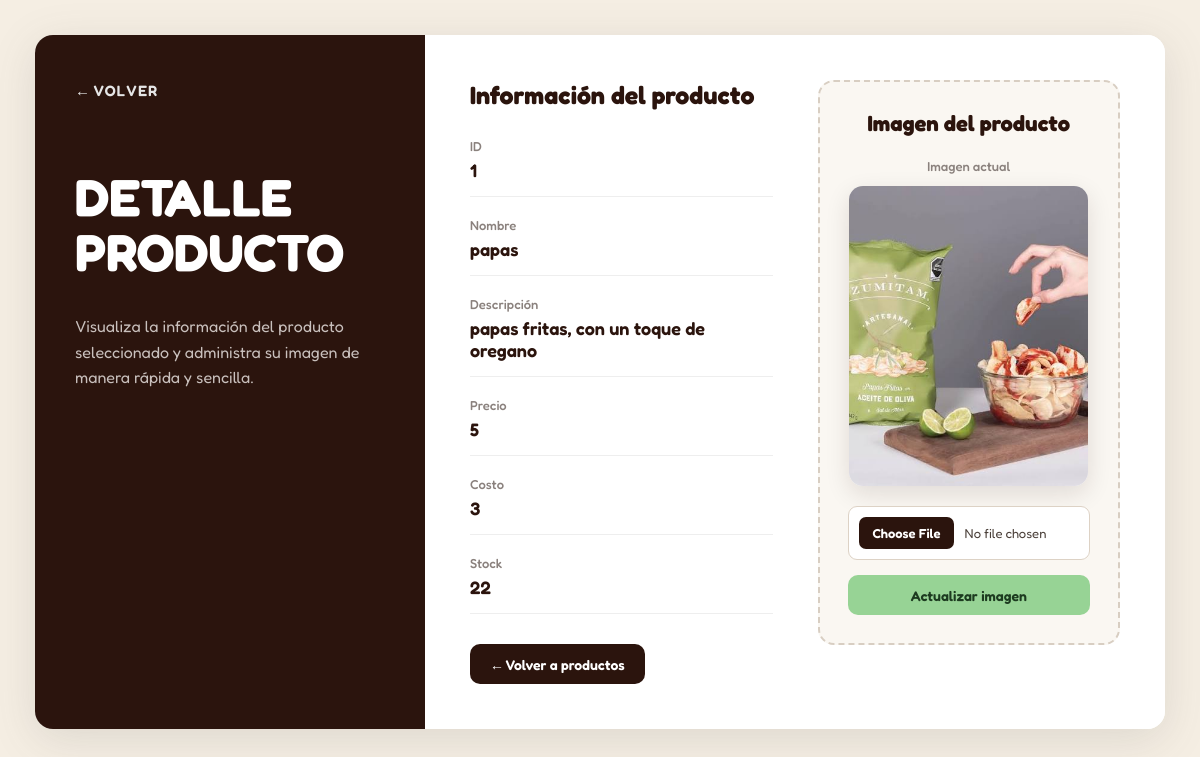
/Productos/leerproducto.php?id=1, run on the app's committed database.
### tables this page shows
CREATE TABLE IF NOT EXISTS `productos` (
  `id` INT NOT NULL AUTO_INCREMENT,
  `nombre` VARCHAR(45) NULL,
  `descripcion` VARCHAR(45) NULL,
  `precio` INT NULL,
  `costo` INT NULL,
  `stock` INT NULL,
  PRIMARY KEY (`id`));

### Productos/leerproducto.php (the view, shortened to what this page needs)
<?php
$conexion = new mysqli("localhost", "root", "", "organiczoneBD");
$id = intval($_GET['id']);
$sql = "SELECT * FROM productos WHERE id = $id";
$resultado = $conexion->query($sql);
if ($resultado->num_rows > 0) {
    $fila = $resultado->fetch_assoc();
} else {
    die("Producto no encontrado");
}
?>
<!DOCTYPE html>
<html lang="es">
<head>
</head>
<body>
<section class="principal-grid">
    <section class="section-negro">
        <nav class="nav-inner">
            <a href="leerproductos.php">
                ← VOLVER
            </a>
        </nav>
        <h1 class="contrato-titulo">
            DETALLE<br>
            PRODUCTO
        </h1>
        <p class="desc">
            Visualiza la información del producto
            seleccionado y administra su imagen
            de manera rápida y sencilla.
        </p>
    </section>
    <section class="section-blanco">
        <div class="grid-derecha">
            <div class="card">
                <div class="campo">
                    <span>ID</span>
                    <strong>
                        <?= htmlspecialchars($fila['id']) ?>
                    </strong>
                </div>
                <div class="campo">
                    <span>Nombre</span>
                    <strong>
                        <?= htmlspecialchars($fila['nombre']) ?>
                    </strong>
                </div>
                <div class="campo">
                    <span>Descripción</span>
                    <strong>
                        <?= htmlspecialchars($fila['descripcion']) ?>
                    </strong>
                </div>
                <div class="campo">
                    <span>Precio</span>
                    <strong>
                        <?= htmlspecialchars($fila['precio']) ?>
                    </strong>
                </div>
                <div class="campo">
                    <span>Costo</span>
                    <strong>
                        <?= htmlspecialchars($fila['costo']) ?>
                    </strong>
                </div>
                <div class="campo">
                    <span>Stock</span>
                    <strong>
                        <?= htmlspecialchars($fila['stock']) ?>
                    </strong>
                </div>
                <a
                    class="btn"
                    href="leerproductos.php"
                >
                    ← Volver a productos
                </a>
            </div>
            <div class="upload-box">
                <h3>
                    Imagen del producto
                </h3>
                <?php
                $nombreArchivo = "P-" . $fila['id'];
                $directorio = "../Imagenes/";
                $extensiones = [
                    "jpg",
                    "jpeg",
                    "png",
                    "gif",
                    "webp"
                ];
                $archivoEncontrado = null;
                foreach ($extensiones as $ext) {
                    $ruta =
                        $directorio .
                        $nombreArchivo .
                        "." .
                        $ext;
                    if (file_exists($ruta)) {
                        $archivoEncontrado = $ruta;
                        break;
                    }
                }
                ?>
                <div class="preview">
                    <p>
                        Imagen actual
                    </p>
                    <?php
                    if ($archivoEncontrado) {
                    ?>
                        <img
                            src="<?= htmlspecialchars($archivoEncontrado) ?>"
                            alt="Imagen del producto"
                        >
                    <?php
                    }
                    ?>
                </div>
                <form
                    action="subirimagen.php"
                    method="post"
                    enctype="multipart/form-data"
                >
                    <input
                        type="file"
                        name="imagen"
                        accept="image/*"
                        onchange="previewImage(event)"
                    >
                    <button
                        class="btn"
                        type="submit"
                    >
                        Actualizar imagen
                    </button>
                </form>
            </div>
        </div>
    </section>
</section>
</body>
</html>

### Productos/leerproducto.php (style rules this page uses)
* { box-sizing: border-box; }
html, body { min-height: 100%; margin: 0; padding: 0; background: #F5EEE3; font-family: 'Fredoka', Arial, sans-serif; }
body { display: flex; justify-content: center; align-items: center; padding: 35px; }
.principal-grid { display: grid; grid-template-columns: 390px 1fr; width: 96vw; max-width: 1300px; min-height: 650px; background: white; box-shadow: 0px 10px 45px rgba(88, 88, 88, 0.15); border-radius: 18px; overflow: hidden; }
.section-negro { background: #2B140D; color: #fff; padding: 45px 40px; }
.nav-inner { margin-bottom: 70px; }
.nav-inner a { color: #e6e6e6; text-decoration: none; font-size: 15px; font-weight: 600; letter-spacing: 1px; transition: 0.3s; }
.contrato-titulo { font-size: 52px; line-height: 1.05; font-weight: 700; margin: 0 0 35px 0; }
.desc { color: #c9c0bd; margin-top: 25px; font-size: 16px; line-height: 1.6; }
.section-blanco { background: #ffffff; padding: 45px; overflow-y: auto; }
.grid-derecha { display: grid; grid-template-columns: 1fr 1fr; gap: 45px; align-items: start; }
.card { width: 100%; }
.card::before { content: "Información del producto"; display: block; color: #2B140D; font-size: 25px; font-weight: 700; margin-bottom: 28px; }
.campo { margin-bottom: 20px; padding-bottom: 15px; border-bottom: 1px solid #eeeeee; }
.campo span { display: block; font-size: 13px; color: #8a817d; margin-bottom: 5px; font-weight: 500; }
.campo strong { display: block; color: #2B140D; font-size: 18px; font-weight: 600; word-break: break-word; }
.btn { display: inline-flex; align-items: center; justify-content: center; min-height: 40px; margin-top: 10px; padding: 10px 20px; background: #2B140D; color: #fff; border-radius: 10px; text-decoration: none; font-family: 'Fredoka', Arial, sans-serif; font-size: 14px; font-weight: 600; border: none; cursor: pointer; transition: all 0.25s ease; }
.upload-box { background: #faf7f2; border: 2px dashed #d8cec2; padding: 28px; text-align: center; border-radius: 16px; min-height: 480px; }
.upload-box h3 { margin-top: 0; margin-bottom: 22px; color: #2B140D; font-size: 22px; font-weight: 700; }
.preview { margin-top: 18px; }
.preview p { margin: 0 0 12px 0; font-size: 13px; color: #8a817d; font-weight: 500; }
.preview img { display: block; margin: auto; max-width: 300px; max-height: 300px; width: auto; height: auto; object-fit: cover; border-radius: 14px; box-shadow: 0 8px 25px rgba(43, 20, 13, 0.12); background: white; }
input[type="file"] { width: 100%; margin-top: 20px; padding: 10px; background: white; border: 1px solid #ddd2c5; border-radius: 9px; font-family: 'Fredoka', Arial, sans-serif; font-size: 13px; color: #4b403a; cursor: pointer; }
.upload-box .btn { margin-top: 15px; width: 100%; background: #97d395; color: #1d3b20; }

### data on the page
productos: id "1", nombre "papas", descripcion "papas fritas, con un toque de oregano", precio "5", costo "3", stock "22"
